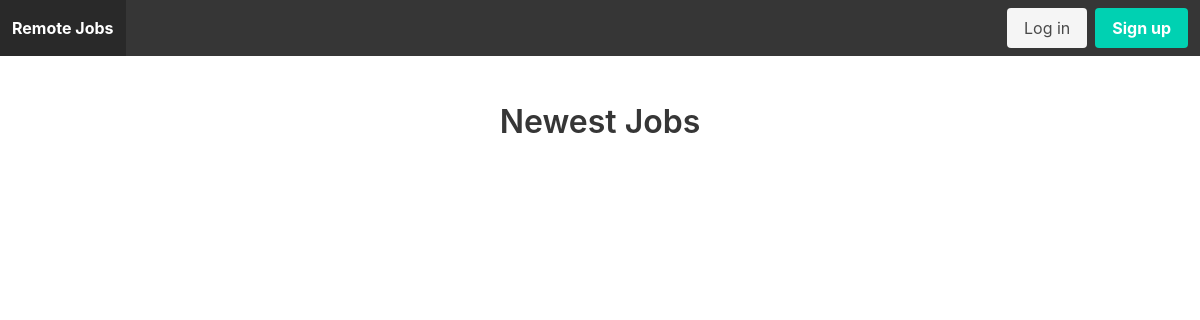
/, run on an earlier commit of the app's database.
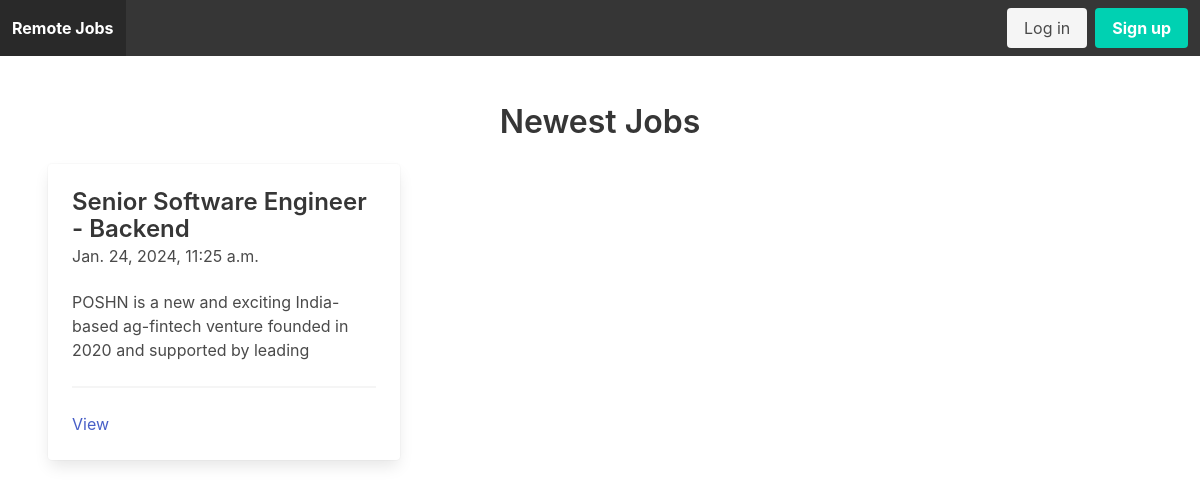
And on a later commit of the database.
### apps/job/models.py (models this page shows, shortened)
class Job(models.Model):
    title = models.CharField(max_length=100)
    short_description = models.TextField()
    long_description = models.TextField(blank=True, null=True)
    created_at = models.DateTimeField(auto_now_add=True)
    updated_at = models.DateTimeField(auto_now=True)
    created_by = models.ForeignKey(
        User, related_name='jobs', on_delete=models.CASCADE)

### apps/core/views.py (the view)
# urls.py: path('', frontpage, name='frontpage'),
def frontpage(request):
    jobs = Job.objects.all()[0:3]
    return render(request, 'core/frontPage.html', {'jobs': jobs})

### templates/core/frontPage.html (shortened to what this page needs)
{% extends 'core/base.html' %}
{% block content %}
    <h2 class="title has-text-centered">Newest Jobs</h2>
    <div class="columns">
        {% for job in jobs %}
        <div class="column is-4">
            <div class="card">
                <div class="card-content">
                    <div class="media">
                        <div class="media-content">
                            <p class="title is-4">
                                {{ job.title }}
                            </p>
                            <p class="subtitle is-6">
                                {{ job.created_at }}
                            </p>
                        </div>
                    </div>
                        <div class="content">
                            {{ job.short_description }}
                            <hr>
                            <a href={% url 'job_detail' job.id %}>View</a>
                        </div>
                    </div>
                </div>
            </div>
            {% endfor %}
    </div>
{% endblock %}

What changed in the data, as far as the page shows it:
added Job: title "Senior Software Engineer - Backend", created_at "Jan. 24, 2024, 11:25 a.m.", short_description "POSHN is a new and exciting India-based ag-fintech venture founded in 2020 and supported by leading"
